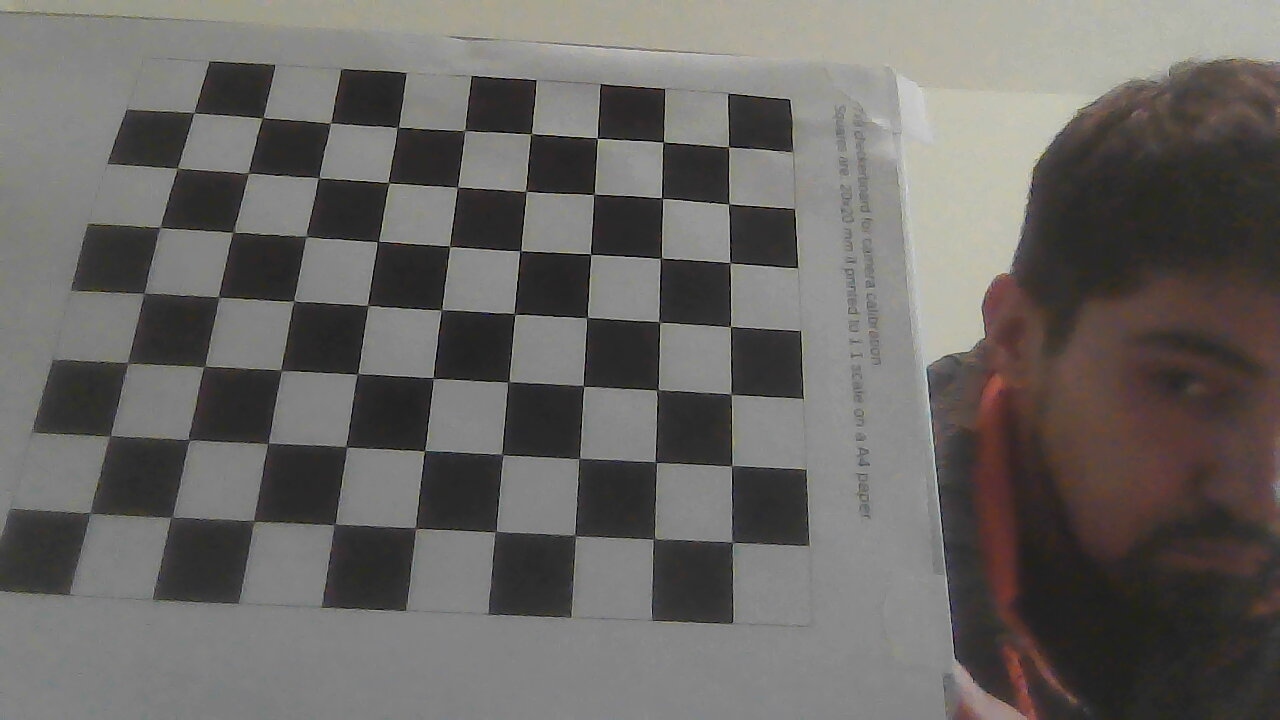
#> input picture webcamera-chess/2024-02-04-161950.jpg, 1280 x 720 px; its folder holds only this picture in this run
$ python calibrate.py
#> lines starting #> are read from the running program, lines starting #| are printed output that depends on the picture; long printed decimals are rounded
import cv2
import glob
import numpy as np

pattern_size = (7, 9)
square_size = 0.02  # 2 cm

# Prepare object points, like (0,0,0), (1,0,0), (2,0,0) ..., (6,5,0)
objp = np.zeros((np.prod(pattern_size), 3), np.float32)
objp[:, :2] = np.mgrid[0 : pattern_size[0], 0 : pattern_size[1]].T.reshape(-1, 2)
objp *= square_size

# Arrays to store object points and image points from all images
objpoints = []  # 3D points in real world space
imgpoints = []  # 2D points in image plane

# Load calibration images
images = glob.glob("webcamera-chess/*.jpg")  # Path to your calibration images

for fname in images:
    print(fname)
    img = cv2.imread(fname)
#> img is the input picture: shape (720, 1280, 3); mean B, G, R 99.7, 102.6, 105.2
    gray = cv2.cvtColor(img, cv2.COLOR_BGR2GRAY)

    # Find the chessboard corners
    ret, corners = cv2.findChessboardCorners(gray, pattern_size, None)
#> ret = True; corners = 63 rows, first 8: [91, 514], [109, 439], [127.3, 361.8], [143.3, 292.6], [160.5, 227], [177, 167.7], [195.2, 112.6], [172.5, 519]
    print(f"{ret=}")
#| ret=True
    # If found, add object points and image points
    if ret:
        objpoints.append(objp)
        imgpoints.append(corners)

        # Draw and display the corners
        # cv2.drawChessboardCorners(img, pattern_size, corners, ret)
        # cv2.imshow("img", img)
        # cv2.waitKey(500)  # Adjust the wait time for visualizing the images

# cv2.destroyAllWindows()


ret, mtx, dist, rvecs, tvecs = cv2.calibrateCamera(
    objpoints, imgpoints, gray.shape[::-1], None, None
)
#> ret = 1.61; mtx = [[1263.9, 0, 732.1], [0, 1358.6, 355], [0, 0, 1]]; dist = [[-0.392, 2.06, 0.0127, -0.00435, -4.14]]; rvecs = ([-0.312, -0.516, -1.5],); tvecs = ([-0.158, 0.0354, 0.303],)

image = cv2.imread(fname)
undistorted_img = cv2.undistort(image, mtx, dist, None, mtx)
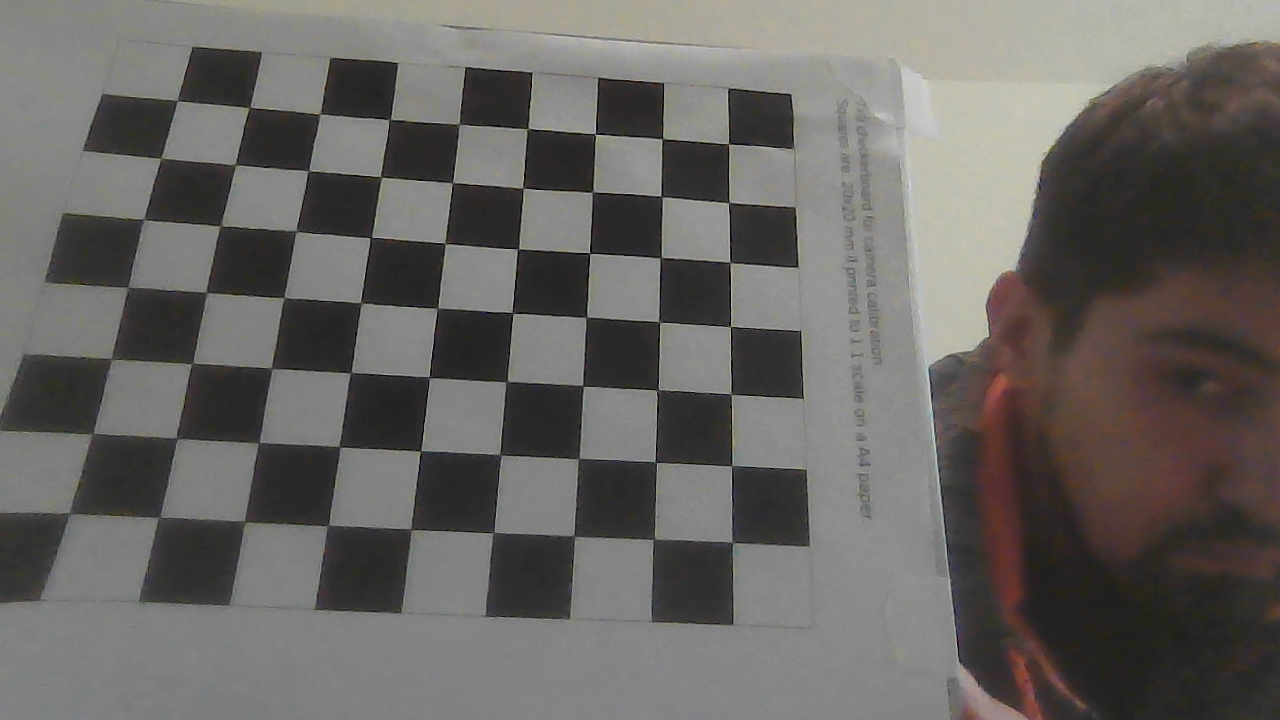
#> undistorted_img: shape (720, 1280, 3); mean B, G, R 98.6, 101.3, 104
print(fname)
cv2.imshow("img", undistorted_img)
cv2.waitKey(5000)

print(f"{mtx=}")
#| mtx=array([[1.26393345e+03, 0.00000000e+00, 7.32067284e+02],
#|        [0.00000000e+00, 1.35858237e+03, 3.55028894e+02],
#|        [0.00000000e+00, 0.00000000e+00, 1.00000000e+00]])
print(f"{dist=}")
#| dist=array([[-0.3921,  2.061,  0.01273, -0.00435, -4.145]])

$ run again, on webcamera-chess/2024-02-04-162019.jpg
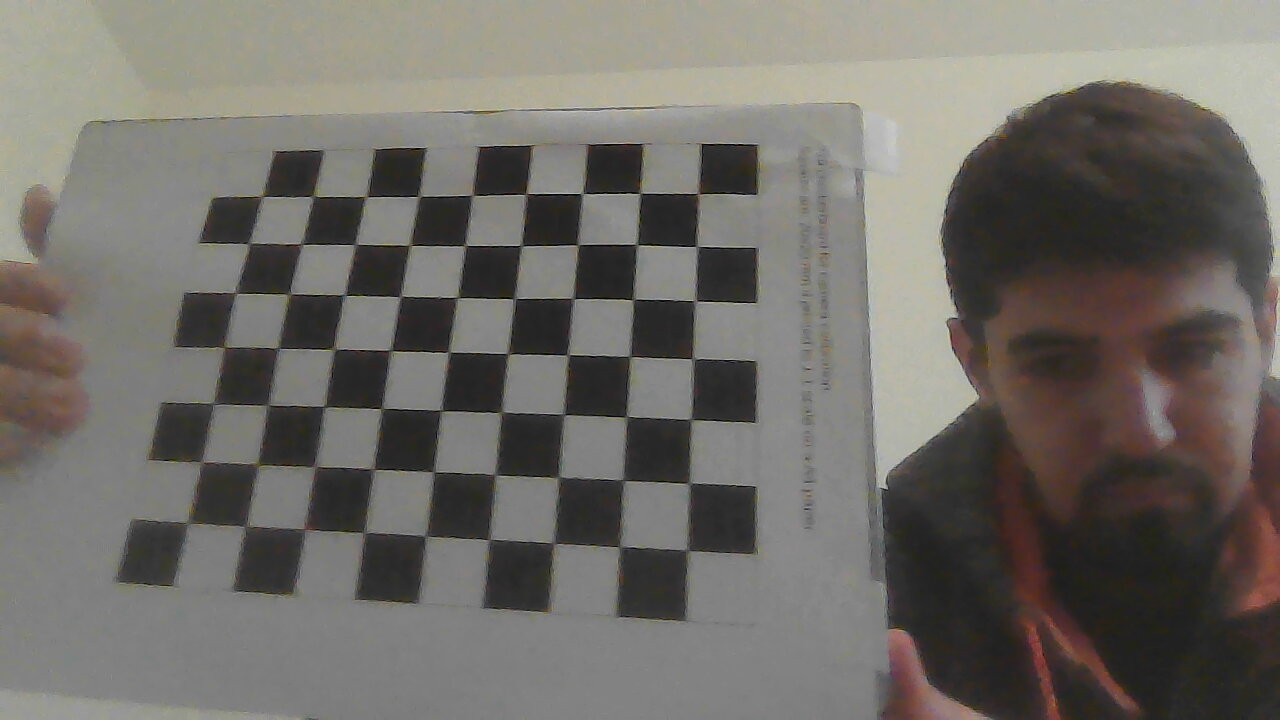
#> input picture webcamera-chess/2024-02-04-162019.jpg, 1280 x 720 px
#> img is the input picture: shape (720, 1280, 3); mean B, G, R 103.1, 108.5, 111.7
#> `gray = cv2.cvtColor(img, cv2.COLOR_BGR2GRAY)`:
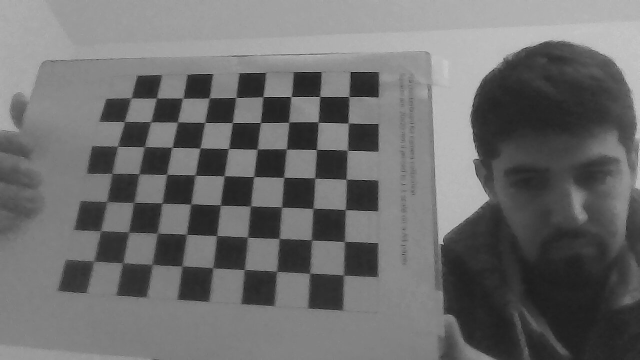
#> gray: shape (720, 1280) (shown at 1/2 size); min 0, max 206, mean 108.9
#> `ret, corners = cv2.findChessboardCorners(gray, pattern_size, None)`: ret = True; corners = 63 rows, first 8: [699.6, 194.2], [695.1, 246.4], [695, 301], [693, 358.5], [691, 420], [689.5, 483], [687, 550.5], [639.5, 193.3]
#| ret=True
#> `ret, mtx, dist, rvecs, tvecs = cv2.calibrateCamera( objpoints, imgpoin..`: ret = 1.54; mtx = [[387.5, 0, 676], [0, 371.8, 385.2], [0, 0, 1]]; dist = [[-0.0457, 0.0213, 0.00126, -0.0015, -0.0051]]; rvecs = ([-0.0933, 0.148, 1.6],); tvecs = ([0.00768, -0.0681, 0.132],)
#> `undistorted_img = cv2.undistort(image, mtx, dist, None, mtx)`:
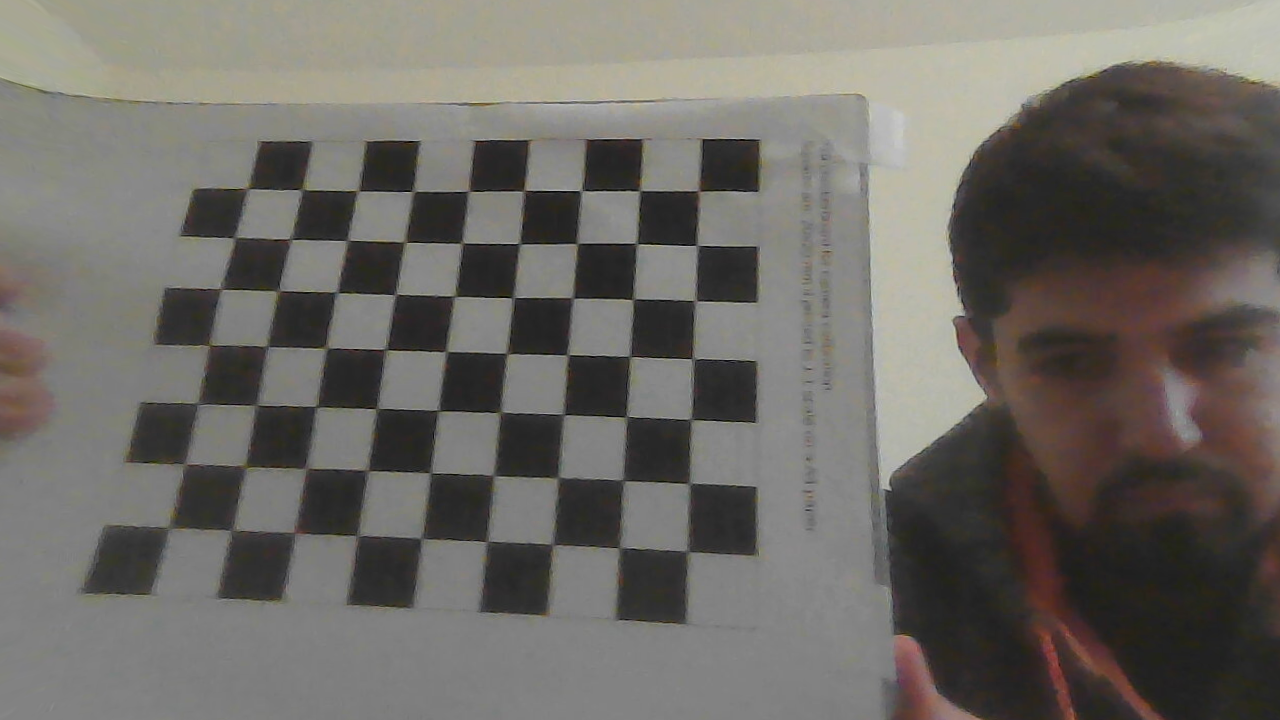
#> undistorted_img: shape (720, 1280, 3); mean B, G, R 100.8, 105.9, 108.9
#| mtx=array([[387.536,   0.        , 675.973],
#|        [  0.        , 371.813, 385.190],
#|        [  0.        ,   0.        ,   1.        ]])
#| dist=array([[-0.04568,  0.02127 ,  0.001258, -0.001503, -0.005097]])

$ run again, on webcamera-chess/2024-02-04-162026.jpg
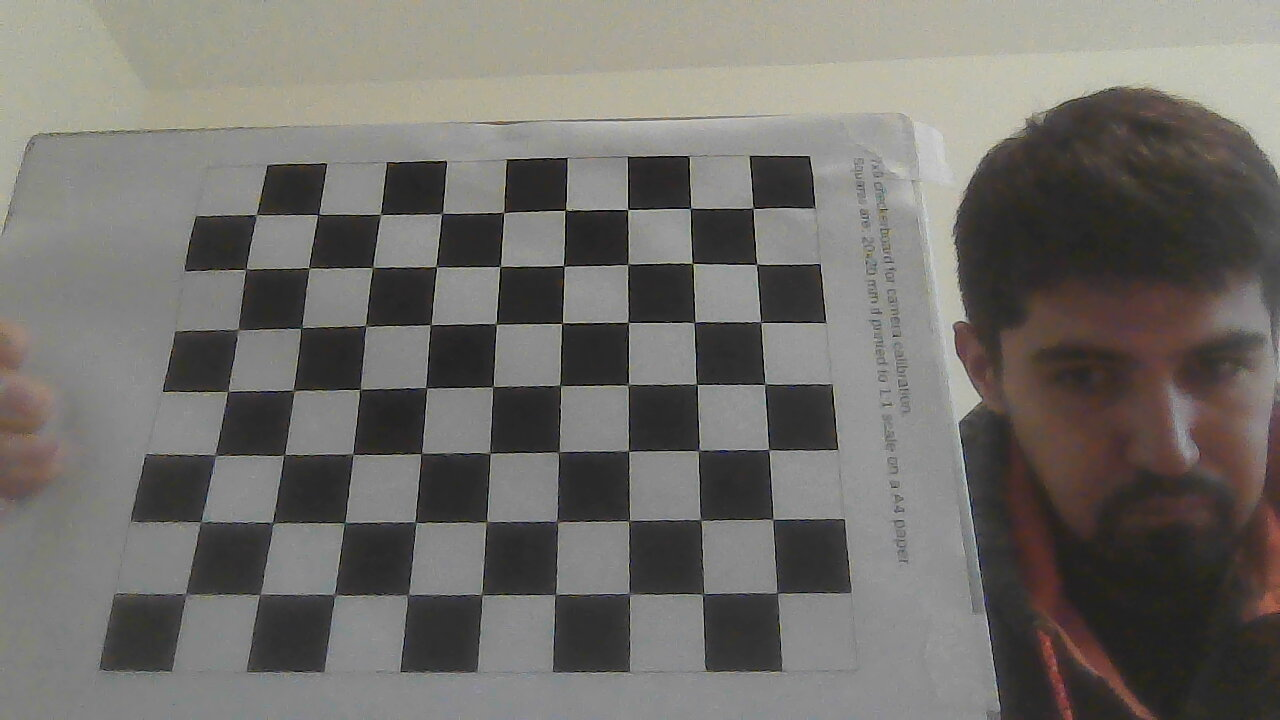
#> input picture webcamera-chess/2024-02-04-162026.jpg, 1280 x 720 px
#> img is the input picture: shape (720, 1280, 3); mean B, G, R 106.4, 110.6, 113.1
#> `gray = cv2.cvtColor(img, cv2.COLOR_BGR2GRAY)`:
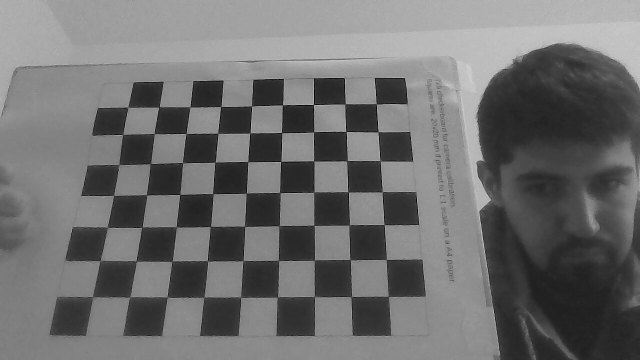
#> gray: shape (720, 1280) (shown at 1/2 size); min 0, max 212, mean 110.9
#> `ret, corners = cv2.findChessboardCorners(gray, pattern_size, None)`: ret = True; corners = 63 rows, first 8: [753.7, 208.4], [757.2, 263.9], [761.4, 323], [764.7, 384.3], [769, 450], [773.1, 519.2], [777.5, 593], [691.4, 207.8]
#| ret=True
#> `ret, mtx, dist, rvecs, tvecs = cv2.calibrateCamera( objpoints, imgpoin..`: ret = 1.6; mtx = [[423.2, 0, 634.3], [0, 405.8, 395.4], [0, 0, 1]]; dist = [[-0.0366, 0.0352, -0.00223, -0.00838, -0.00931]]; rvecs = ([-0.119, 0.166, 1.56],); tvecs = ([0.0381, -0.0625, 0.134],)
#> `undistorted_img = cv2.undistort(image, mtx, dist, None, mtx)`:
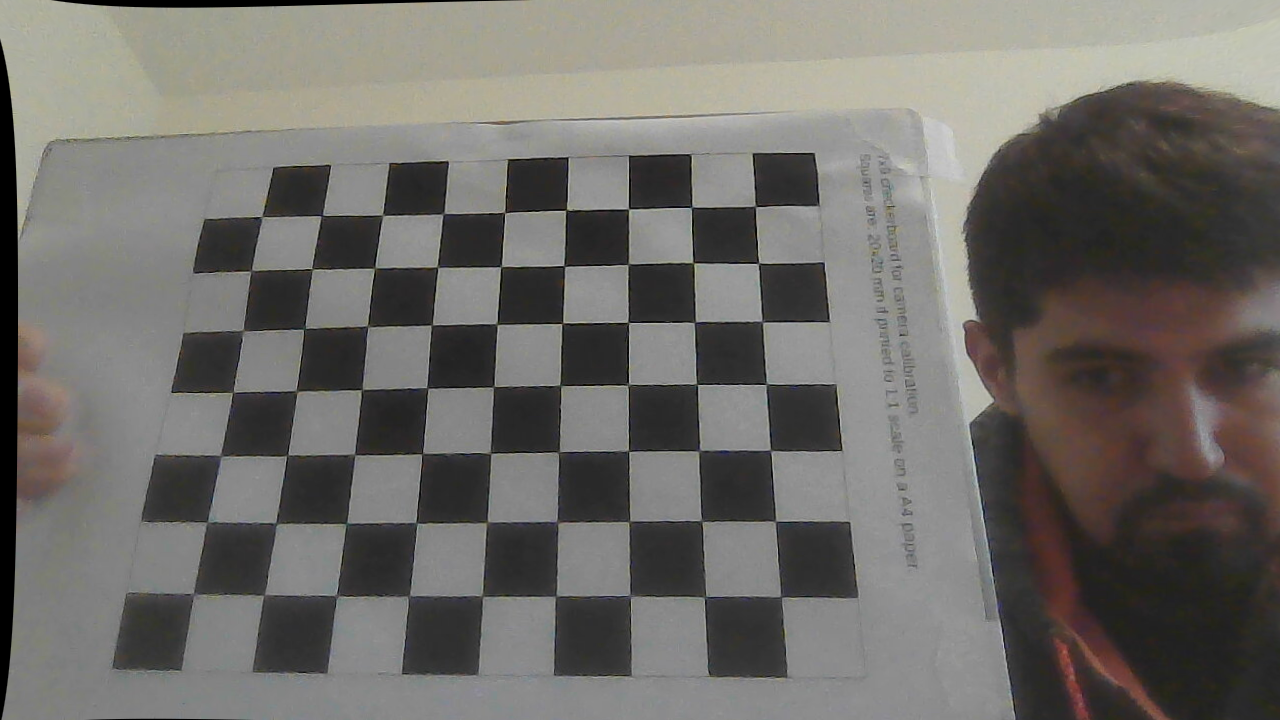
#> undistorted_img: shape (720, 1280, 3); mean B, G, R 104.4, 108.5, 110.9
#| mtx=array([[423.204,   0.        , 634.272],
#|        [  0.        , 405.791, 395.442],
#|        [  0.        ,   0.        ,   1.        ]])
#| dist=array([[-0.03657,  0.03521, -0.002228, -0.008385, -0.009307 ]])
